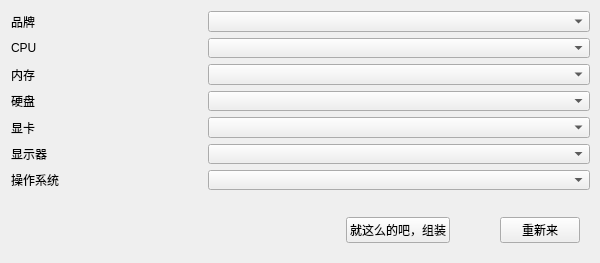
<?xml version="1.0" encoding="UTF-8"?>
<ui version="4.0">
 <class>ComputerBuilderClass</class>
 <widget class="QWidget" name="ComputerBuilderClass">
  <property name="geometry">
   <rect>
    <x>0</x>
    <y>0</y>
    <width>600</width>
    <height>263</height>
   </rect>
  </property>
  <property name="windowTitle">
   <string>ComputerBuilder</string>
  </property>
  <widget class="QWidget" name="widget" native="true">
   <property name="geometry">
    <rect>
     <x>0</x>
     <y>0</y>
     <width>601</width>
     <height>201</height>
    </rect>
   </property>
   <layout class="QGridLayout" name="gridLayout_3">
    <item row="3" column="0">
     <widget class="QLabel" name="label_3">
      <property name="text">
       <string>硬盘</string>
      </property>
     </widget>
    </item>
    <item row="2" column="0">
     <widget class="QLabel" name="label_5">
      <property name="text">
       <string>内存</string>
      </property>
     </widget>
    </item>
    <item row="6" column="0">
     <widget class="QLabel" name="label_7">
      <property name="text">
       <string>操作系统</string>
      </property>
     </widget>
    </item>
    <item row="0" column="0">
     <widget class="QLabel" name="label">
      <property name="text">
       <string>品牌</string>
      </property>
     </widget>
    </item>
    <item row="1" column="0">
     <widget class="QLabel" name="label_2">
      <property name="text">
       <string>CPU</string>
      </property>
     </widget>
    </item>
    <item row="5" column="0">
     <widget class="QLabel" name="label_4">
      <property name="text">
       <string>显示器</string>
      </property>
     </widget>
    </item>
    <item row="4" column="0">
     <widget class="QLabel" name="label_6">
      <property name="text">
       <string>显卡</string>
      </property>
     </widget>
    </item>
    <item row="0" column="1" colspan="2">
     <widget class="QComboBox" name="pinpai"/>
    </item>
    <item row="1" column="1" colspan="2">
     <widget class="QComboBox" name="CPU"/>
    </item>
    <item row="2" column="1" colspan="2">
     <widget class="QComboBox" name="neicun"/>
    </item>
    <item row="3" column="1" colspan="2">
     <widget class="QComboBox" name="yingpan"/>
    </item>
    <item row="4" column="1" colspan="2">
     <widget class="QComboBox" name="xianka"/>
    </item>
    <item row="5" column="1" colspan="2">
     <widget class="QComboBox" name="xianshiqi"/>
    </item>
    <item row="6" column="1" colspan="2">
     <widget class="QComboBox" name="caozuoxitong"/>
    </item>
   </layout>
  </widget>
  <widget class="QWidget" name="horizontalLayoutWidget">
   <property name="geometry">
    <rect>
     <x>290</x>
     <y>200</y>
     <width>301</width>
     <height>61</height>
    </rect>
   </property>
   <layout class="QHBoxLayout" name="horizontalLayout">
    <item>
     <spacer name="horizontalSpacer_2">
      <property name="orientation">
       <enum>Qt::Horizontal</enum>
      </property>
      <property name="sizeHint" stdset="0">
       <size>
        <width>40</width>
        <height>20</height>
       </size>
      </property>
     </spacer>
    </item>
    <item>
     <widget class="QPushButton" name="zuzhuang">
      <property name="text">
       <string>就这么的吧，组装</string>
      </property>
     </widget>
    </item>
    <item>
     <spacer name="horizontalSpacer">
      <property name="orientation">
       <enum>Qt::Horizontal</enum>
      </property>
      <property name="sizeHint" stdset="0">
       <size>
        <width>40</width>
        <height>20</height>
       </size>
      </property>
     </spacer>
    </item>
    <item>
     <widget class="QPushButton" name="chongxinlai">
      <property name="text">
       <string>重新来</string>
      </property>
     </widget>
    </item>
   </layout>
  </widget>
 </widget>
 <layoutdefault spacing="6" margin="11"/>
 <resources>
  <include location="ComputerBuilder.qrc"/>
 </resources>
 <connections/>
</ui>
